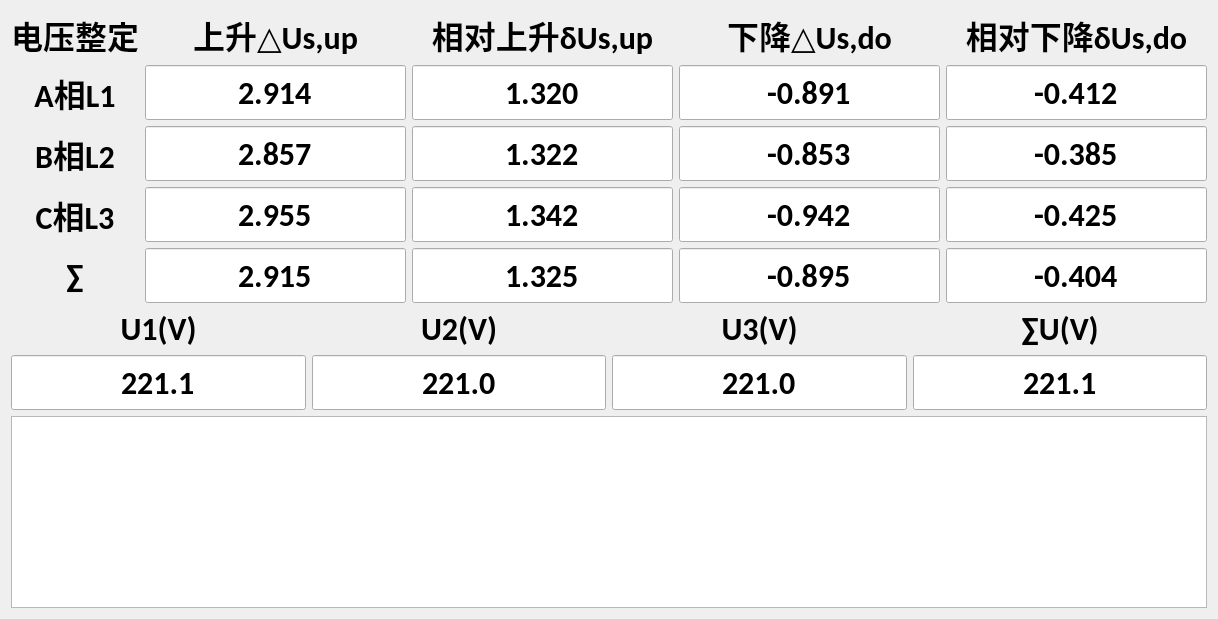
              <widget class="QWidget" name="page_3">
               <layout class="QGridLayout" name="gridLayout_10">
                <item row="0" column="0">
                 <layout class="QGridLayout" name="gridLayout_5">
                  <item row="4" column="0">
                   <widget class="QLabel" name="label_43">
                    <property name="font">
                     <font>
                      <family>Calibri</family>
                      <pointsize>24</pointsize>
                      <weight>75</weight>
                      <bold>true</bold>
                     </font>
                    </property>
                    <property name="text">
                     <string>∑</string>
                    </property>
                    <property name="alignment">
                     <set>Qt::AlignCenter</set>
                    </property>
                   </widget>
                  </item>
                  <item row="3" column="0">
                   <widget class="QLabel" name="label_42">
                    <property name="font">
                     <font>
                      <family>Calibri</family>
                      <pointsize>24</pointsize>
                      <weight>75</weight>
                      <bold>true</bold>
                     </font>
                    </property>
                    <property name="text">
                     <string>C相L3</string>
                    </property>
                    <property name="alignment">
                     <set>Qt::AlignCenter</set>
                    </property>
                   </widget>
                  </item>
                  <item row="2" column="4">
                   <widget class="QLineEdit" name="lineEdit_60">
                    <property name="minimumSize">
                     <size>
                      <width>150</width>
                      <height>55</height>
                     </size>
                    </property>
                    <property name="font">
                     <font>
                      <family>Calibri</family>
                      <pointsize>24</pointsize>
                      <weight>75</weight>
                      <bold>true</bold>
                     </font>
                    </property>
                    <property name="text">
                     <string>-0.385</string>
                    </property>
                    <property name="alignment">
                     <set>Qt::AlignCenter</set>
                    </property>
                   </widget>
                  </item>
                  <item row="3" column="3">
                   <widget class="QLineEdit" name="lineEdit_63">
                    <property name="minimumSize">
                     <size>
                      <width>150</width>
                      <height>55</height>
                     </size>
                    </property>
                    <property name="font">
                     <font>
                      <family>Calibri</family>
                      <pointsize>24</pointsize>
                      <weight>75</weight>
                      <bold>true</bold>
                     </font>
                    </property>
                    <property name="text">
                     <string>-0.942</string>
                    </property>
                    <property name="alignment">
                     <set>Qt::AlignCenter</set>
                    </property>
                   </widget>
                  </item>
                  <item row="3" column="4">
                   <widget class="QLineEdit" name="lineEdit_64">
                    <property name="minimumSize">
                     <size>
                      <width>150</width>
                      <height>55</height>
                     </size>
                    </property>
                    <property name="font">
                     <font>
                      <family>Calibri</family>
                      <pointsize>24</pointsize>
                      <weight>75</weight>
                      <bold>true</bold>
                     </font>
                    </property>
                    <property name="text">
                     <string>-0.425</string>
                    </property>
                    <property name="alignment">
                     <set>Qt::AlignCenter</set>
                    </property>
                   </widget>
                  </item>
                  <item row="3" column="2">
                   <widget class="QLineEdit" name="lineEdit_62">
                    <property name="minimumSize">
                     <size>
                      <width>150</width>
                      <height>55</height>
                     </size>
                    </property>
                    <property name="font">
                     <font>
                      <family>Calibri</family>
                      <pointsize>24</pointsize>
                      <weight>75</weight>
                      <bold>true</bold>
                     </font>
                    </property>
                    <property name="text">
                     <string>1.342</string>
                    </property>
                    <property name="alignment">
                     <set>Qt::AlignCenter</set>
                    </property>
                   </widget>
                  </item>
                  <item row="4" column="2">
                   <widget class="QLineEdit" name="lineEdit_66">
                    <property name="minimumSize">
                     <size>
                      <width>150</width>
                      <height>55</height>
                     </size>
                    </property>
                    <property name="font">
                     <font>
                      <family>Calibri</family>
                      <pointsize>24</pointsize>
                      <weight>75</weight>
                      <bold>true</bold>
                     </font>
                    </property>
                    <property name="text">
                     <string>1.325</string>
                    </property>
                    <property name="alignment">
                     <set>Qt::AlignCenter</set>
                    </property>
                   </widget>
                  </item>
                  <item row="4" column="1">
                   <widget class="QLineEdit" name="lineEdit_65">
                    <property name="minimumSize">
                     <size>
                      <width>150</width>
                      <height>55</height>
                     </size>
                    </property>
                    <property name="font">
                     <font>
                      <family>Calibri</family>
                      <pointsize>24</pointsize>
                      <weight>75</weight>
                      <bold>true</bold>
                     </font>
                    </property>
                    <property name="text">
                     <string>2.915</string>
                    </property>
                    <property name="alignment">
                     <set>Qt::AlignCenter</set>
                    </property>
                   </widget>
                  </item>
                  <item row="1" column="0">
                   <widget class="QLabel" name="label_40">
                    <property name="font">
                     <font>
                      <family>Calibri</family>
                      <pointsize>24</pointsize>
                      <weight>75</weight>
                      <bold>true</bold>
                     </font>
                    </property>
                    <property name="text">
                     <string>A相L1</string>
                    </property>
                    <property name="alignment">
                     <set>Qt::AlignCenter</set>
                    </property>
                   </widget>
                  </item>
                  <item row="0" column="4">
                   <widget class="QLabel" name="label_39">
                    <property name="font">
                     <font>
                      <family>Calibri</family>
                      <pointsize>24</pointsize>
                      <weight>75</weight>
                      <bold>true</bold>
                     </font>
                    </property>
                    <property name="text">
                     <string>相对下降δUs,do</string>
                    </property>
                    <property name="alignment">
                     <set>Qt::AlignCenter</set>
                    </property>
                   </widget>
                  </item>
                  <item row="0" column="3">
                   <widget class="QLabel" name="label_27">
                    <property name="font">
                     <font>
                      <family>Calibri</family>
                      <pointsize>24</pointsize>
                      <weight>75</weight>
                      <bold>true</bold>
                     </font>
                    </property>
                    <property name="text">
                     <string>下降△Us,do</string>
                    </property>
                    <property name="alignment">
                     <set>Qt::AlignCenter</set>
                    </property>
                   </widget>
                  </item>
                  <item row="3" column="1">
                   <widget class="QLineEdit" name="lineEdit_61">
                    <property name="minimumSize">
                     <size>
                      <width>150</width>
                      <height>55</height>
                     </size>
                    </property>
                    <property name="font">
                     <font>
                      <family>Calibri</family>
                      <pointsize>24</pointsize>
                      <weight>75</weight>
                      <bold>true</bold>
                     </font>
                    </property>
                    <property name="text">
                     <string>2.955</string>
                    </property>
                    <property name="alignment">
                     <set>Qt::AlignCenter</set>
                    </property>
                   </widget>
                  </item>
                  <item row="0" column="0">
                   <widget class="QLabel" name="label_9">
                    <property name="font">
                     <font>
                      <family>Calibri</family>
                      <pointsize>24</pointsize>
                      <weight>75</weight>
                      <bold>true</bold>
                     </font>
                    </property>
                    <property name="text">
                     <string>电压整定</string>
                    </property>
                    <property name="alignment">
                     <set>Qt::AlignCenter</set>
                    </property>
                   </widget>
                  </item>
                  <item row="4" column="4">
                   <widget class="QLineEdit" name="lineEdit_68">
                    <property name="minimumSize">
                     <size>
                      <width>150</width>
                      <height>55</height>
                     </size>
                    </property>
                    <property name="font">
                     <font>
                      <family>Calibri</family>
                      <pointsize>24</pointsize>
                      <weight>75</weight>
                      <bold>true</bold>
                     </font>
                    </property>
                    <property name="text">
                     <string>-0.404</string>
                    </property>
                    <property name="alignment">
                     <set>Qt::AlignCenter</set>
                    </property>
                   </widget>
                  </item>
                  <item row="4" column="3">
                   <widget class="QLineEdit" name="lineEdit_67">
                    <property name="minimumSize">
                     <size>
                      <width>150</width>
                      <height>55</height>
                     </size>
                    </property>
                    <property name="font">
                     <font>
                      <family>Calibri</family>
                      <pointsize>24</pointsize>
                      <weight>75</weight>
                      <bold>true</bold>
                     </font>
                    </property>
                    <property name="text">
                     <string>-0.895</string>
                    </property>
                    <property name="alignment">
                     <set>Qt::AlignCenter</set>
                    </property>
                   </widget>
                  </item>
                  <item row="1" column="1">
                   <widget class="QLineEdit" name="lineEdit_53">
                    <property name="minimumSize">
                     <size>
                      <width>150</width>
                      <height>55</height>
                     </size>
                    </property>
                    <property name="font">
                     <font>
                      <family>Calibri</family>
                      <pointsize>24</pointsize>
                      <weight>75</weight>
                      <bold>true</bold>
                     </font>
                    </property>
                    <property name="text">
                     <string>2.914</string>
                    </property>
                    <property name="alignment">
                     <set>Qt::AlignCenter</set>
                    </property>
                   </widget>
                  </item>
                  <item row="1" column="3">
                   <widget class="QLineEdit" name="lineEdit_55">
                    <property name="minimumSize">
                     <size>
                      <width>150</width>
                      <height>55</height>
                     </size>
                    </property>
                    <property name="font">
                     <font>
                      <family>Calibri</family>
                      <pointsize>24</pointsize>
                      <weight>75</weight>
                      <bold>true</bold>
                     </font>
                    </property>
                    <property name="text">
                     <string>-0.891</string>
                    </property>
                    <property name="alignment">
                     <set>Qt::AlignCenter</set>
                    </property>
                   </widget>
                  </item>
                  <item row="2" column="1">
                   <widget class="QLineEdit" name="lineEdit_57">
                    <property name="minimumSize">
                     <size>
                      <width>150</width>
                      <height>55</height>
                     </size>
                    </property>
                    <property name="font">
                     <font>
                      <family>Calibri</family>
                      <pointsize>24</pointsize>
                      <weight>75</weight>
                      <bold>true</bold>
                     </font>
                    </property>
                    <property name="text">
                     <string>2.857</string>
                    </property>
                    <property name="alignment">
                     <set>Qt::AlignCenter</set>
                    </property>
                   </widget>
                  </item>
                  <item row="1" column="4">
                   <widget class="QLineEdit" name="lineEdit_56">
                    <property name="minimumSize">
                     <size>
                      <width>150</width>
                      <height>55</height>
                     </size>
                    </property>
                    <property name="font">
                     <font>
                      <family>Calibri</family>
                      <pointsize>24</pointsize>
                      <weight>75</weight>
                      <bold>true</bold>
                     </font>
                    </property>
                    <property name="text">
                     <string>-0.412</string>
                    </property>
                    <property name="alignment">
                     <set>Qt::AlignCenter</set>
                    </property>
                   </widget>
                  </item>
                  <item row="2" column="3">
                   <widget class="QLineEdit" name="lineEdit_59">
                    <property name="minimumSize">
                     <size>
                      <width>150</width>
                      <height>55</height>
                     </size>
                    </property>
                    <property name="font">
                     <font>
                      <family>Calibri</family>
                      <pointsize>24</pointsize>
                      <weight>75</weight>
                      <bold>true</bold>
                     </font>
                    </property>
                    <property name="text">
                     <string>-0.853</string>
                    </property>
                    <property name="alignment">
                     <set>Qt::AlignCenter</set>
                    </property>
                   </widget>
                  </item>
                  <item row="2" column="2">
                   <widget class="QLineEdit" name="lineEdit_58">
                    <property name="minimumSize">
                     <size>
                      <width>150</width>
                      <height>55</height>
                     </size>
                    </property>
                    <property name="font">
                     <font>
                      <family>Calibri</family>
                      <pointsize>24</pointsize>
                      <weight>75</weight>
                      <bold>true</bold>
                     </font>
                    </property>
                    <property name="text">
                     <string>1.322</string>
                    </property>
                    <property name="alignment">
                     <set>Qt::AlignCenter</set>
                    </property>
                   </widget>
                  </item>
                  <item row="0" column="1">
                   <widget class="QLabel" name="label_10">
                    <property name="font">
                     <font>
                      <family>Calibri</family>
                      <pointsize>24</pointsize>
                      <weight>75</weight>
                      <bold>true</bold>
                     </font>
                    </property>
                    <property name="text">
                     <string>上升△Us,up</string>
                    </property>
                    <property name="alignment">
                     <set>Qt::AlignCenter</set>
                    </property>
                   </widget>
                  </item>
                  <item row="0" column="2">
                   <widget class="QLabel" name="label_12">
                    <property name="font">
                     <font>
                      <family>Calibri</family>
                      <pointsize>24</pointsize>
                      <weight>75</weight>
                      <bold>true</bold>
                     </font>
                    </property>
                    <property name="text">
                     <string>相对上升δUs,up</string>
                    </property>
                    <property name="alignment">
                     <set>Qt::AlignCenter</set>
                    </property>
                   </widget>
                  </item>
                  <item row="1" column="2">
                   <widget class="QLineEdit" name="lineEdit_54">
                    <property name="minimumSize">
                     <size>
                      <width>150</width>
                      <height>55</height>
                     </size>
                    </property>
                    <property name="font">
                     <font>
                      <family>Calibri</family>
                      <pointsize>24</pointsize>
                      <weight>75</weight>
                      <bold>true</bold>
                     </font>
                    </property>
                    <property name="text">
                     <string>1.320</string>
                    </property>
                    <property name="alignment">
                     <set>Qt::AlignCenter</set>
                    </property>
                   </widget>
                  </item>
                  <item row="2" column="0">
                   <widget class="QLabel" name="label_41">
                    <property name="font">
                     <font>
                      <family>Calibri</family>
                      <pointsize>24</pointsize>
                      <weight>75</weight>
                      <bold>true</bold>
                     </font>
                    </property>
                    <property name="text">
                     <string>B相L2</string>
                    </property>
                    <property name="alignment">
                     <set>Qt::AlignCenter</set>
                    </property>
                   </widget>
                  </item>
                 </layout>
                </item>
                <item row="1" column="0">
                 <layout class="QGridLayout" name="gridLayout_9">
                  <item row="0" column="3">
                   <widget class="QLabel" name="label_46">
                    <property name="font">
                     <font>
                      <family>Calibri</family>
                      <pointsize>24</pointsize>
                      <weight>75</weight>
                      <bold>true</bold>
                     </font>
                    </property>
                    <property name="text">
                     <string>∑U(V)</string>
                    </property>
                    <property name="alignment">
                     <set>Qt::AlignCenter</set>
                    </property>
                   </widget>
                  </item>
                  <item row="0" column="2">
                   <widget class="QLabel" name="label_47">
                    <property name="font">
                     <font>
                      <family>Calibri</family>
                      <pointsize>24</pointsize>
                      <weight>75</weight>
                      <bold>true</bold>
                     </font>
                    </property>
                    <property name="text">
                     <string>U3(V)</string>
                    </property>
                    <property name="alignment">
                     <set>Qt::AlignCenter</set>
                    </property>
                   </widget>
                  </item>
                  <item row="0" column="0">
                   <widget class="QLabel" name="label_56">
                    <property name="font">
                     <font>
                      <family>Calibri</family>
                      <pointsize>24</pointsize>
                      <weight>75</weight>
                      <bold>true</bold>
                     </font>
                    </property>
                    <property name="text">
                     <string>U1(V)</string>
                    </property>
                    <property name="alignment">
                     <set>Qt::AlignCenter</set>
                    </property>
                   </widget>
                  </item>
                  <item row="0" column="1">
                   <widget class="QLabel" name="label_55">
                    <property name="font">
                     <font>
                      <family>Calibri</family>
                      <pointsize>24</pointsize>
                      <weight>75</weight>
                      <bold>true</bold>
                     </font>
                    </property>
                    <property name="text">
                     <string>U2(V)</string>
                    </property>
                    <property name="alignment">
                     <set>Qt::AlignCenter</set>
                    </property>
                   </widget>
                  </item>
                  <item row="1" column="0">
                   <widget class="QLineEdit" name="lineEdit_7">
                    <property name="minimumSize">
                     <size>
                      <width>150</width>
                      <height>55</height>
                     </size>
                    </property>
                    <property name="font">
                     <font>
                      <family>Calibri</family>
                      <pointsize>24</pointsize>
                      <weight>75</weight>
                      <bold>true</bold>
                     </font>
                    </property>
                    <property name="text">
                     <string>221.1</string>
                    </property>
                    <property name="alignment">
                     <set>Qt::AlignCenter</set>
                    </property>
                   </widget>
                  </item>
                  <item row="1" column="1">
                   <widget class="QLineEdit" name="lineEdit_8">
                    <property name="minimumSize">
                     <size>
                      <width>150</width>
                      <height>55</height>
                     </size>
                    </property>
                    <property name="font">
                     <font>
                      <family>Calibri</family>
                      <pointsize>24</pointsize>
                      <weight>75</weight>
                      <bold>true</bold>
                     </font>
                    </property>
                    <property name="text">
                     <string>221.0</string>
                    </property>
                    <property name="alignment">
                     <set>Qt::AlignCenter</set>
                    </property>
                   </widget>
                  </item>
                  <item row="1" column="2">
                   <widget class="QLineEdit" name="lineEdit_76">
                    <property name="minimumSize">
                     <size>
                      <width>150</width>
                      <height>55</height>
                     </size>
                    </property>
                    <property name="font">
                     <font>
                      <family>Calibri</family>
                      <pointsize>24</pointsize>
                      <weight>75</weight>
                      <bold>true</bold>
                     </font>
                    </property>
                    <property name="text">
                     <string>221.0</string>
                    </property>
                    <property name="alignment">
                     <set>Qt::AlignCenter</set>
                    </property>
                   </widget>
                  </item>
                  <item row="1" column="3">
                   <widget class="QLineEdit" name="lineEdit_77">
                    <property name="minimumSize">
                     <size>
                      <width>150</width>
                      <height>55</height>
                     </size>
                    </property>
                    <property name="font">
                     <font>
                      <family>Calibri</family>
                      <pointsize>24</pointsize>
                      <weight>75</weight>
                      <bold>true</bold>
                     </font>
                    </property>
                    <property name="text">
                     <string>221.1</string>
                    </property>
                    <property name="alignment">
                     <set>Qt::AlignCenter</set>
                    </property>
                   </widget>
                  </item>
                 </layout>
                </item>
                <item row="2" column="0">
                 <widget class="QPlainTextEdit" name="plainTextEdit"/>
                </item>
               </layout>
              </widget>
